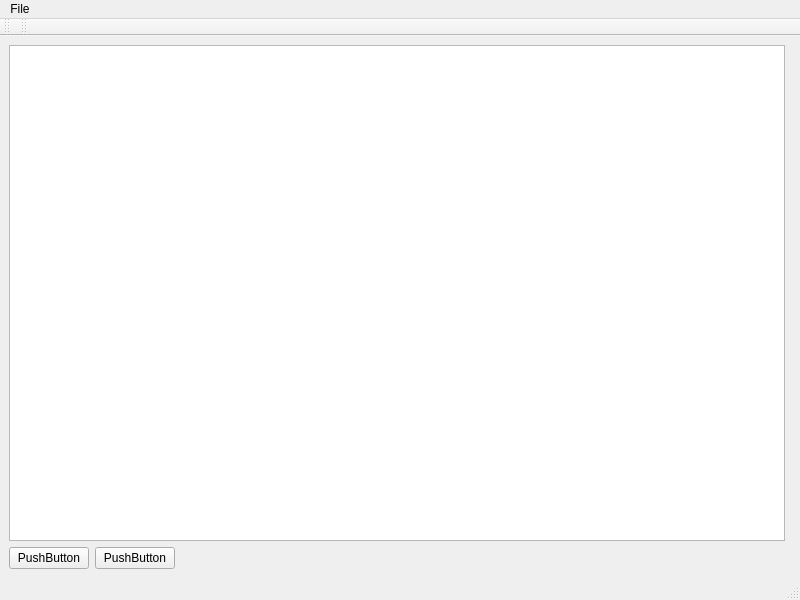
<?xml version="1.0" encoding="UTF-8"?>
<ui version="4.0">
 <class>MainWindow</class>
 <widget class="QMainWindow" name="MainWindow">
  <property name="geometry">
   <rect>
    <x>0</x>
    <y>0</y>
    <width>800</width>
    <height>600</height>
   </rect>
  </property>
  <property name="windowTitle">
   <string>MainWindow</string>
  </property>
  <widget class="QWidget" name="centralwidget">
   <layout class="QVBoxLayout" name="verticalLayout">
    <item>
     <layout class="QHBoxLayout" name="horizontalLayout">
      <item>
       <widget class="QTreeView" name="treeView">
        <property name="sizePolicy">
         <sizepolicy hsizetype="Expanding" vsizetype="Expanding">
          <horstretch>0</horstretch>
          <verstretch>0</verstretch>
         </sizepolicy>
        </property>
        <property name="contextMenuPolicy">
         <enum>Qt::ActionsContextMenu</enum>
        </property>
       </widget>
      </item>
      <item>
       <widget class="QWidget" name="widget" native="true">
        <property name="sizePolicy">
         <sizepolicy hsizetype="Preferred" vsizetype="Preferred">
          <horstretch>0</horstretch>
          <verstretch>0</verstretch>
         </sizepolicy>
        </property>
       </widget>
      </item>
     </layout>
    </item>
    <item>
     <layout class="QHBoxLayout" name="horizontalLayout_2">
      <item>
       <widget class="QPushButton" name="pushButton">
        <property name="text">
         <string>PushButton</string>
        </property>
       </widget>
      </item>
      <item>
       <widget class="QPushButton" name="pushButton_2">
        <property name="text">
         <string>PushButton</string>
        </property>
       </widget>
      </item>
      <item>
       <spacer name="horizontalSpacer">
        <property name="orientation">
         <enum>Qt::Horizontal</enum>
        </property>
        <property name="sizeHint" stdset="0">
         <size>
          <width>40</width>
          <height>20</height>
         </size>
        </property>
       </spacer>
      </item>
     </layout>
    </item>
   </layout>
  </widget>
  <widget class="QMenuBar" name="menubar">
   <property name="geometry">
    <rect>
     <x>0</x>
     <y>0</y>
     <width>800</width>
     <height>26</height>
    </rect>
   </property>
   <widget class="QMenu" name="menuFile">
    <property name="title">
     <string>File</string>
    </property>
    <addaction name="actionOpen_File"/>
    <addaction name="actionItem_Options"/>
   </widget>
   <addaction name="menuFile"/>
  </widget>
  <widget class="QStatusBar" name="statusbar"/>
  <widget class="QToolBar" name="toolBar">
   <property name="windowTitle">
    <string>toolBar</string>
   </property>
   <attribute name="toolBarArea">
    <enum>TopToolBarArea</enum>
   </attribute>
   <attribute name="toolBarBreak">
    <bool>false</bool>
   </attribute>
  </widget>
  <widget class="QToolBar" name="toolBar_2">
   <property name="windowTitle">
    <string>toolBar_2</string>
   </property>
   <attribute name="toolBarArea">
    <enum>TopToolBarArea</enum>
   </attribute>
   <attribute name="toolBarBreak">
    <bool>false</bool>
   </attribute>
  </widget>
  <action name="actionOpen_File">
   <property name="icon">
    <iconset resource="icons.qrc">
     <normaloff>:/Icons/Icons/fileopen.png</normaloff>:/Icons/Icons/fileopen.png</iconset>
   </property>
   <property name="text">
    <string>Open File</string>
   </property>
  </action>
  <action name="actionItem_Options">
   <property name="text">
    <string>Item_Options</string>
   </property>
  </action>
 </widget>
 <resources>
  <include location="icons.qrc"/>
 </resources>
 <connections/>
</ui>
